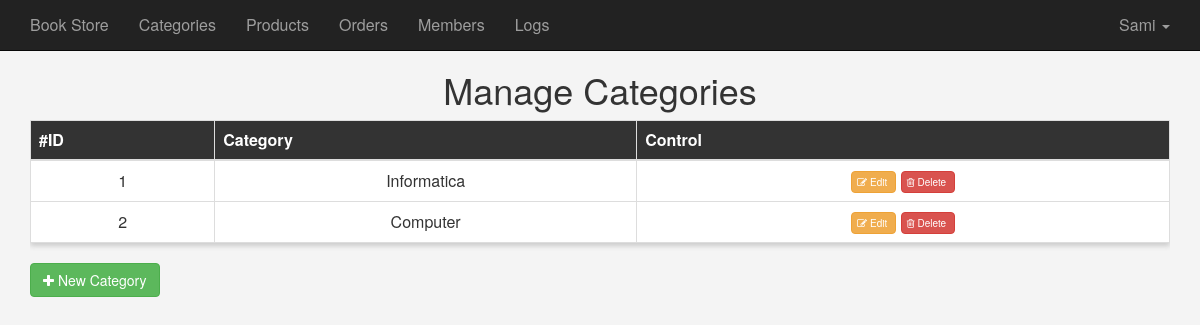
The app's page /admin/categories.php (signed in), older data.
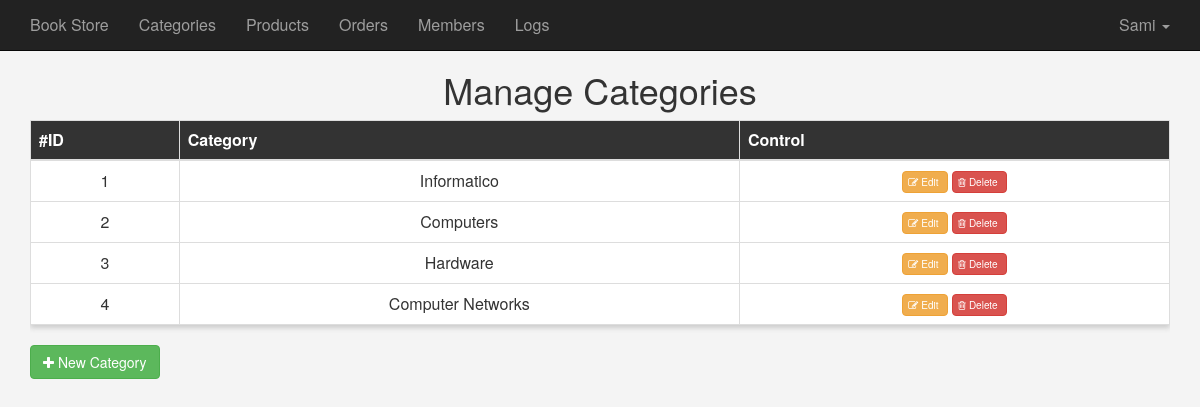
The same page, newer data.
### tables this page shows
CREATE TABLE `category` (
  `category_id` int(11) NOT NULL,
  `category_name` varchar(45) DEFAULT NULL
);

### admin/includes/languages/english.php (called while the page is built)
<?php
function lang($phrase) {
	static $lang = array(
		'HOME_ADMIN' => 'Book Store',
		'CATEGORIES' => 'Categories',
		'ITEMS'		 => 'Products',
		'ORDERS' 	 => 'Orders',
		'MEMBERS'	 => 'Members',
		'LOGS'		 => 'Logs',
		'TOTAL MEMBERS' => 'Total Members',
		'TOTAL ITEMS'	=> 'Total Products',
		'NEW ORDERS'	=> 'New Orders',
		'TOTAL REVIEWS' => 'Total Comments',
		'MORE INFO'		=> 'More info',
		'LATEST USERS'  => 'Latest registerd users',
		'LATEST ITEMS' => 'Latest Products'
		);
	return $lang[$phrase];
}

### admin/categories.php (the view, shortened to what this page needs)
<?php
if(isset($_SESSION['username'])) {
	include 'init.php';
	$do = isset($_GET['do']) ? $_GET['do'] : 'Manage';
	if ($do == 'Manage') {
			$sql = "SELECT * FROM category";
			$stmt = $db->prepare($sql);
			$stmt->execute();
			$rows = $stmt->fetchAll(PDO::FETCH_ASSOC);
		?>
			<h1 class="text-center">Manage Categories</h1>
			<div class="container">
				<div class="table-responsive">
					<table class="main-table table table-hover table-bordered text-center">
						<thead>
							<tr>
								<th>#ID</th>
								<th>Category</th>
								<th>Control</th>
							</tr>
						</thead>
						<tbody>
						<?php
							foreach($rows as $row) {
								echo "<tr>";
									echo "<td>" . $row['category_id']   .  "</td>";
									echo "<td>" . $row['category_name']  .  "</td>";
									echo "<td>" .
										   '<a href="?do=Edit&cat_id='. $row['category_id'] . '" class="btn btn-warning"><i class="fa fa-edit"></i>Edit</a>
											<a href="?do=Delete&cat_id=' . $row['category_id'] . '" class="btn btn-danger confirm"><i class="fa fa-trash-o"></i>Delete</a>'
									   . "</td>";
								echo "</tr>";
							}
						 ?>
						</tbody>
					</table>
				</div>
				<a href="?do=Add" class="btn btn-success"><i class="fa fa-plus"></i> New Category</a>
			</div>
	<?php }
	include $tpl . 'footer.inc.php';
} else {
	header('Location: index.php');
	exit();
}

### admin/includes/templates/header.inc.php (shortened to what this page needs)
<!DOCTYPE html>
<html lang="en">
	<head>
		<link rel="stylesheet" href="<?php echo $css; ?>bootstrap.min.css">
 		<link rel="stylesheet" href="<?php echo $css; ?>font-awesome.min.css">
		<link rel="stylesheet" href="<?php echo $css; ?>admin.css">
	</head>
	<body>

### admin/init.php (shortened to what this page needs)
<?php
$tpl 	= 'includes/templates/';
$lang 	= 'includes/languages/';
$css 	= 'layout/css/';
  include $lang . 'english.php';
  include $tpl . 'header.inc.php';
  if (!isset($noNavbar)) { include $tpl . 'navbar.php'; }

### admin/includes/templates/navbar.php (shortened to what this page needs)
<nav class="navbar navbar-inverse navbar-fixed-top">
  <div class="container">
    <div class="navbar-header">
      <a class="navbar-brand" href="#"><?php echo lang('HOME_ADMIN'); ?></a>
    </div>
    <div id="app-nav" class="navbar-collapse collapse">
      <ul class="nav navbar-nav">
        <li><a href="categories.php"><?php echo lang('CATEGORIES'); ?></a></li>
        <li><a href="products.php"><?php echo lang('ITEMS'); ?></a></li>
        <li><a href="#"><?php echo lang('ORDERS'); ?></a></li>
        <li><a href="members.php"><?php echo lang('MEMBERS'); ?></a></li>
        <li><a href="#"><?php echo lang('LOGS'); ?></a></li>
      </ul>
      <ul class="nav navbar-nav navbar-right">
        <li class="dropdown">
          <a href="#" class="dropdown-toggle" data-toggle="dropdown" role="button" aria-haspopup="true" aria-expanded="false">Sami <span class="caret"></span></a>
        </li>
      </ul>
    </div>
  </div>
</nav>

### admin/includes/templates/footer.inc.php (shortened to what this page needs)
	</body>
</html>

### admin/layout/css/admin.css (style rules this page uses)
body { background-color: #f4f4f4; font-size: 16px; padding-top: 50px; }
.navbar { margin-bottom: 0; }
.navbar-brand { font-size: 1em; }
.main-table { box-shadow: 0 3px 5px #ccc; }
.main-table thead { background-color: #333; color: #fff; }
.main-table td { vertical-align: middle !important; background-color: #fff; }
.main-table .btn { padding: 3px 8px; font-size: 10px; }
.main-table .btn i { position: relative; top:0px; right: 3px; }

Row changes from the older to the newer data that the page shows:
changed category id 1: category_name "Informatica" → "Informatico"
changed category id 2: category_name "Computer" → "Computers"
added category: category_id "3", category_name "Hardware"
added category: category_id "4", category_name "Computer Networks"
